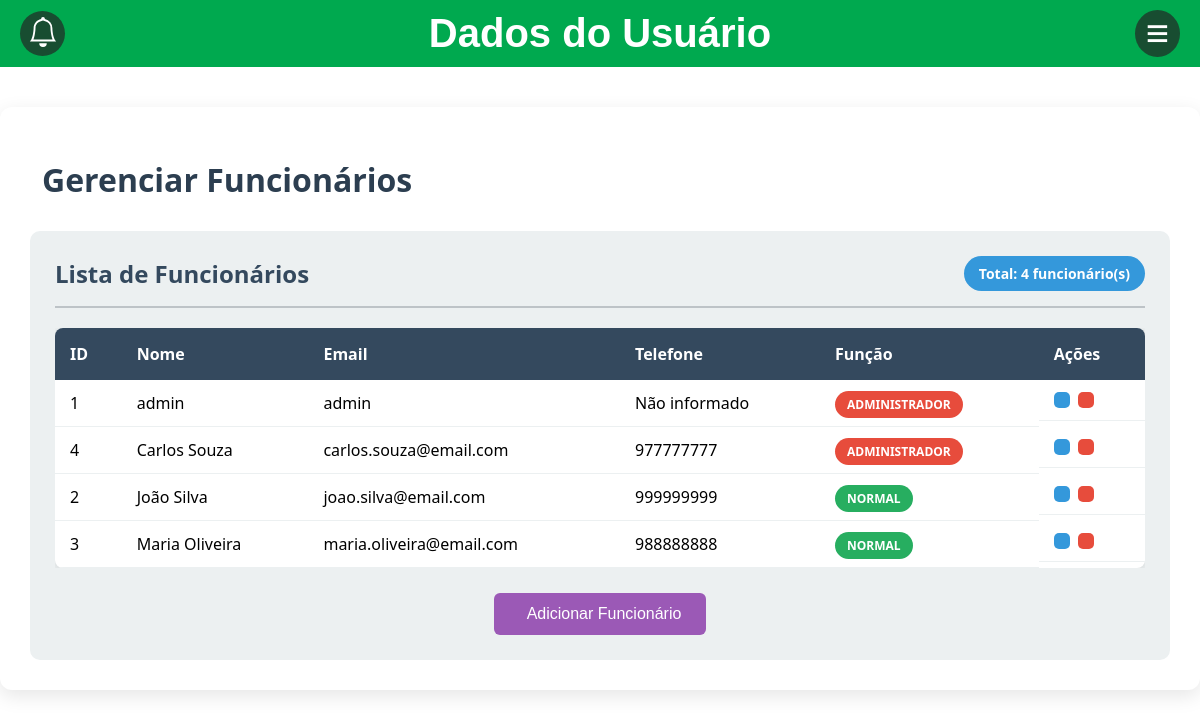
Page /public/funcionarios.php (signed in) on the committed database.
### tables this page shows
create table Usuario (
    id_usuario INT NOT NULL AUTO_INCREMENT PRIMARY KEY,
    nome_usuario VARCHAR(45) NOT NULL,
    email_usuario VARCHAR(45) not null,
    senha_usuario VARCHAR(255) not null,
    telefone_usuario VARCHAR(9),
    funcao_usuario ENUM("administrador", "normal") default "normal",
    foto_usuario VARCHAR(1000) not null default "../assets/img/foot_perfil.jpg",
     
    cep_usuario VARCHAR(9),
    estado_usuario VARCHAR(50),
    municipio_usuario VARCHAR(100),
    bairro_usuario VARCHAR(50),
    numero_usuario VARCHAR(10),
    complemento_usuario VARCHAR(50),
    logradouro_usuario VARCHAR(50)
);

### public/funcionarios.php (the view, shortened to what this page needs)
<?php
include '../db.php';
$sql = "SELECT id_usuario, nome_usuario, email_usuario, telefone_usuario, funcao_usuario FROM usuario ORDER BY nome_usuario";
$result = $conn->query($sql);
?>
<?php include "header.php"; ?>
    <main>
        <div class="paginaFuncionarios">
            <h1>
                <i class="bi bi-people-fill"></i> Gerenciar Funcionários
            </h1>
            <div class="blocoFuncionarios">
                <div class="cabecalhoFuncionarios">
                    <h2>Lista de Funcionários</h2>
                    <span class="totalFuncionarios">Total: <?php echo $result->num_rows; ?> funcionário(s)</span>
                </div>
                <?php if ($result->num_rows > 0): ?>
                    <div class="tabelaFuncionarios">
                        <table>
                            <thead>
                                <tr>
                                    <th>ID</th>
                                    <th>Nome</th>
                                    <th>Email</th>
                                    <th>Telefone</th>
                                    <th>Função</th>
                                    <th>Ações</th>
                                </tr>
                            </thead>
                            <tbody>
                                <?php while($row = $result->fetch_assoc()): ?>
                                <tr>
                                    <td><?php echo htmlspecialchars($row['id_usuario']); ?></td>
                                    <td><?php echo htmlspecialchars($row['nome_usuario']); ?></td>
                                    <td><?php echo htmlspecialchars($row['email_usuario']); ?></td>
                                    <td><?php echo htmlspecialchars($row['telefone_usuario'] ?? 'Não informado'); ?></td>
                                    <td>
                                        <span class="funcao-badge <?php echo $row['funcao_usuario'] === 'administrador' ? 'admin' : 'normal'; ?>">
                                            <?php echo htmlspecialchars($row['funcao_usuario']); ?>
                                        </span>
                                    </td>
                                    <td class="acoes">
                                        <button class="btn-editar" title="Editar" onclick="abrirModalEditar(<?php echo $row['id_usuario']; ?>, '<?php echo htmlspecialchars($row['nome_usuario']); ?>', '<?php echo htmlspecialchars($row['email_usuario']); ?>', '<?php echo htmlspecialchars($row['telefone_usuario'] ?? ''); ?>', '<?php echo htmlspecialchars($row['funcao_usuario']); ?>')">
                                        </button>
                                        <?php if ($row['id_usuario'] != $_SESSION['id_usuario']): ?>
                                            <a href="funcionarios.php?excluir=<?php echo $row['id_usuario']; ?>" class="btn-excluir" title="Excluir" onclick="return confirm('Tem certeza que deseja excluir o usuário <?php echo htmlspecialchars($row['nome_usuario']); ?>?')">
                                            </a>
                                        <?php else: ?>
                                            <span class="btn-excluir disabled" title="Não é possível excluir sua própria conta">
                                            </span>
                                        <?php endif; ?>
                                    </td>
                                </tr>
                                <?php endwhile; ?>
                            </tbody>
                        </table>
                    </div>
                <?php endif; ?>
                <div class="botoes-acao">
                    <button class="btn-adicionar" onclick="abrirModalAdicionar()">
                        <i class="bi bi-person-plus"></i> Adicionar Funcionário
                    </button>
                </div>
            </div>
        </div>
    </main>
</body>
</html>

### public/header.php (shortened to what this page needs)
<!DOCTYPE html>
<html lang="pt-br">
<head>
    <link rel="stylesheet" href="../styles/style.css">
</head>
<body>
    <header>
        <div class="navbar">
        <div class="btnNavBar"><a href="notificacao.php"><img src="../assets/icons/bell.svg" alt=""></a></div>
        <h1>Dados do Usuário</h1>
        <button class="nav-button" onclick="alternarMenu()"> ≡</button>
        </div>
    </header>

### styles/style.css (style rules this page uses)
body { font-family: Arial, sans-serif; margin: 0; padding: 0; }
.navbar { display: flex; justify-content: space-between; align-items: center; background-color: #00a94f; padding: 10px 20px; position: relative; }
.btnNavBar { background: none; border: none; cursor: pointer; font-size: 40px; color: white; background-color: #184d31; border-radius: 50%; width: 45px; transition: .5s; }
.btnNavBar img { width: 30px; height: auto; position: relative; left: 8px; filter: brightness(0) invert(1); }
.navbar h1 { flex-grow: 1; text-align: center; color: white; font-size: 40px; margin: 0; }
.nav-button { background: none; border: none; cursor: pointer; font-size: 40px; color: white; background-color: #184d31; border-radius: 50%; width: 45px; transition: .5s; }
.paginaFuncionarios { max-width: 1200px; margin: 40px auto; padding: 30px; background-color: #ffffff; border-radius: 12px; font-family: 'Segoe UI', sans-serif; box-shadow: 0 6px 20px rgba(0, 0, 0, 0.1); }
.paginaFuncionarios h1 { font-size: 32px; color: #2c3e50; margin-bottom: 30px; display: flex; align-items: center; gap: 12px; }
.blocoFuncionarios { background-color: #ecf0f1; padding: 25px; border-radius: 10px; }
.cabecalhoFuncionarios { display: flex; justify-content: space-between; align-items: center; margin-bottom: 20px; padding-bottom: 15px; border-bottom: 2px solid #bdc3c7; }
.cabecalhoFuncionarios h2 { margin: 0; color: #34495e; font-size: 24px; }
.totalFuncionarios { background-color: #3498db; color: white; padding: 8px 15px; border-radius: 20px; font-size: 14px; font-weight: bold; }
.tabelaFuncionarios { overflow-x: auto; margin-bottom: 25px; }
.tabelaFuncionarios table { width: 100%; border-collapse: collapse; background-color: white; border-radius: 8px; overflow: hidden; box-shadow: 0 2px 10px rgba(0, 0, 0, 0.1); }
.tabelaFuncionarios th { background-color: #34495e; color: white; padding: 15px; text-align: left; font-weight: 600; }
.tabelaFuncionarios td { padding: 12px 15px; border-bottom: 1px solid #ecf0f1; }
.funcao-badge { padding: 5px 12px; border-radius: 15px; font-size: 12px; font-weight: bold; text-transform: uppercase; }
.funcao-badge.admin { background-color: #e74c3c; color: white; }
.funcao-badge.normal { background-color: #27ae60; color: white; }
.acoes { display: flex; gap: 8px; }
.btn-editar, .btn-excluir { border: none; padding: 8px; border-radius: 5px; cursor: pointer; transition: background-color 0.3s; font-size: 16px; }
.btn-editar { background-color: #3498db; color: white; }
.btn-excluir { background-color: #e74c3c; color: white; }
.botoes-acao { text-align: center; margin-top: 20px; }
.btn-adicionar { background-color: #9b59b6; color: white; border: none; padding: 12px 25px; border-radius: 6px; font-size: 16px; cursor: pointer; transition: background-color 0.3s; display: inline-flex; align-items: center; gap: 8px; }

### rows in the picture
usuario: id_usuario "1", nome_usuario "admin", email_usuario "admin", telefone_usuario "Não informado", funcao_usuario "ADMINISTRADOR"
usuario: id_usuario "4", nome_usuario "Carlos Souza", email_usuario "carlos.souza@email.com", telefone_usuario "977777777", funcao_usuario "ADMINISTRADOR"
usuario: id_usuario "2", nome_usuario "João Silva", email_usuario "joao.silva@email.com", telefone_usuario "999999999", funcao_usuario "NORMAL"
usuario: id_usuario "3", nome_usuario "Maria Oliveira", email_usuario "maria.oliveira@email.com", telefone_usuario "988888888", funcao_usuario "NORMAL"

### other values in the picture
$result->num_rows "4"
